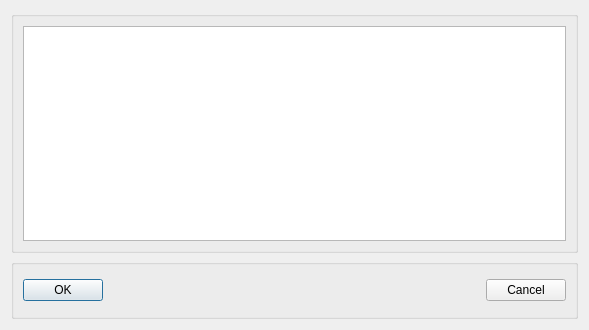
<?xml version="1.0" encoding="UTF-8"?>
<ui version="4.0">
 <class>AEListMain</class>
 <widget class="QDialog" name="AEListMain">
  <property name="geometry">
   <rect>
    <x>0</x>
    <y>0</y>
    <width>589</width>
    <height>330</height>
   </rect>
  </property>
  <property name="windowTitle">
   <string>AE Title</string>
  </property>
  <property name="windowIcon">
   <iconset>
    <normaloff>PXDcmIcon.bmp</normaloff>PXDcmIcon.bmp</iconset>
  </property>
  <layout class="QVBoxLayout" name="verticalLayout">
   <item>
    <widget class="QGroupBox" name="groupBoxAEList">
     <property name="title">
      <string/>
     </property>
     <layout class="QVBoxLayout" name="LayoutAEList">
      <item>
       <widget class="QTableWidget" name="tableWidgetAEList"/>
      </item>
     </layout>
    </widget>
   </item>
   <item>
    <widget class="QGroupBox" name="groupBox_2">
     <property name="minimumSize">
      <size>
       <width>0</width>
       <height>60</height>
      </size>
     </property>
     <property name="maximumSize">
      <size>
       <width>16777215</width>
       <height>60</height>
      </size>
     </property>
     <property name="title">
      <string/>
     </property>
     <layout class="QHBoxLayout" name="horizontalLayout">
      <item>
       <widget class="QPushButton" name="btOK">
        <property name="text">
         <string>OK</string>
        </property>
       </widget>
      </item>
      <item>
       <spacer name="horizontalSpacer">
        <property name="orientation">
         <enum>Qt::Horizontal</enum>
        </property>
        <property name="sizeHint" stdset="0">
         <size>
          <width>40</width>
          <height>20</height>
         </size>
        </property>
       </spacer>
      </item>
      <item>
       <widget class="QPushButton" name="btCancel">
        <property name="text">
         <string>Cancel</string>
        </property>
       </widget>
      </item>
     </layout>
    </widget>
   </item>
  </layout>
 </widget>
 <resources/>
 <connections>
  <connection>
   <sender>btOK</sender>
   <signal>clicked()</signal>
   <receiver>AEListMain</receiver>
   <slot>onOK()</slot>
   <hints>
    <hint type="sourcelabel">
     <x>94</x>
     <y>182</y>
    </hint>
    <hint type="destinationlabel">
     <x>151</x>
     <y>0</y>
    </hint>
   </hints>
  </connection>
  <connection>
   <sender>btCancel</sender>
   <signal>clicked()</signal>
   <receiver>AEListMain</receiver>
   <slot>onExit()</slot>
   <hints>
    <hint type="sourcelabel">
     <x>386</x>
     <y>182</y>
    </hint>
    <hint type="destinationlabel">
     <x>288</x>
     <y>0</y>
    </hint>
   </hints>
  </connection>
 </connections>
 <slots>
  <slot>onExit()</slot>
  <slot>onOK()</slot>
 </slots>
</ui>
